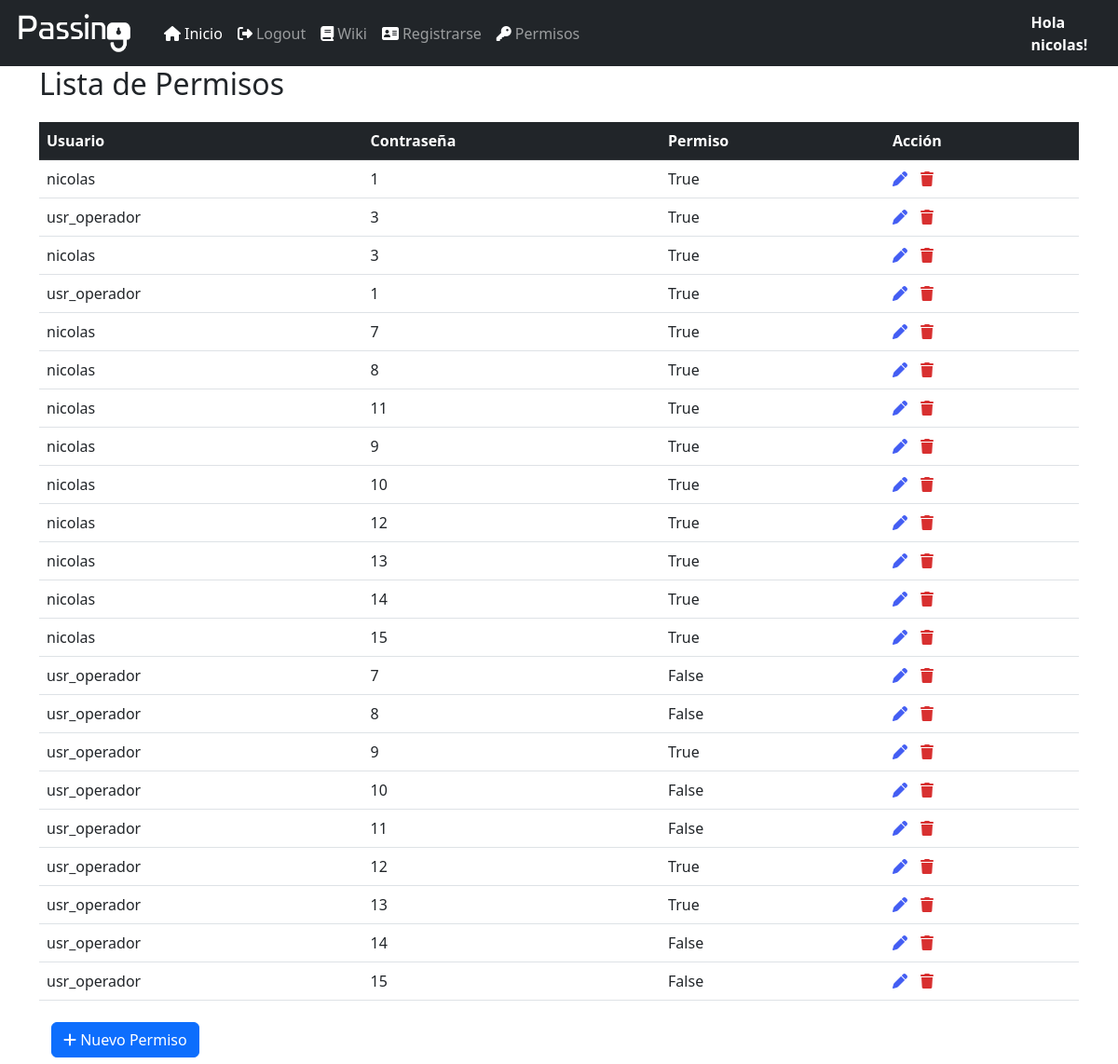
Before: /perm/permissionlist (signed in) with the older database file.
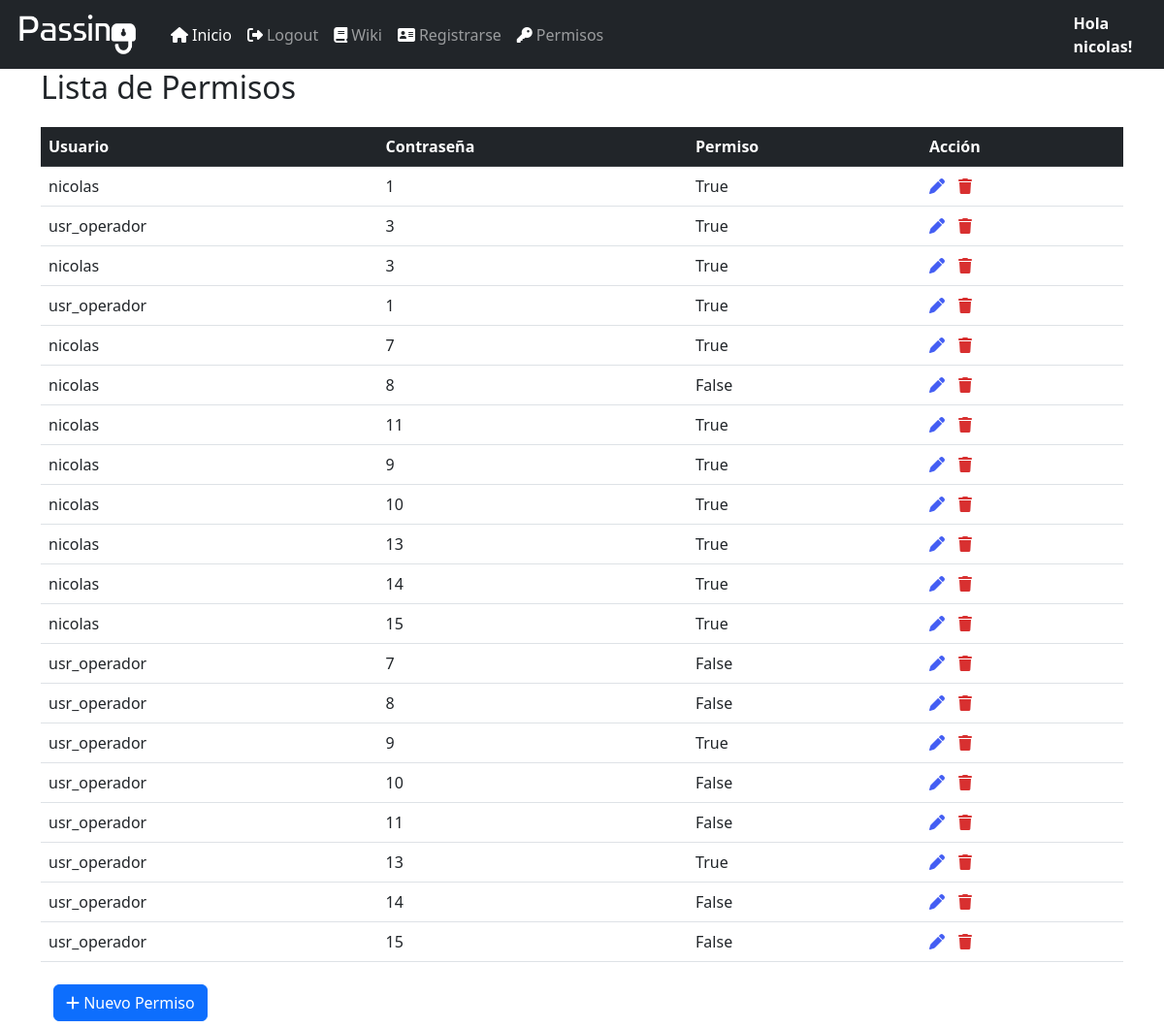
After: the same page with the newer database file.
### permission/models.py (models this page shows, shortened)
class ContraPermission(models.Model):
    user_id = models.ForeignKey(CustomUser, on_delete=models.CASCADE)
    contra_id = models.ForeignKey(Contrasena, on_delete=models.CASCADE)
    permission = models.CharField(max_length=20, null=True)
    perm_active = models.BooleanField(default = True)
    created = models.DateTimeField(auto_now=True)
    updated = models.DateTimeField(auto_now_add=True)

### login/models.py (models this page shows)
class CustomUser(AbstractUser):
    avatar = models.ImageField(blank=True, null=True, upload_to='static/')
    position = models.CharField(max_length=80,null=True)

### passbase/models.py (models this page shows, shortened)
class Contrasena(models.Model):
    nombre_contra = models.CharField(max_length=50, unique=True)
    seccion = models.ForeignKey(SeccionContra, on_delete=models.CASCADE)
    link = models.CharField(max_length=265)
    usuario = models.CharField(max_length=60)
    contraseña = models.CharField(max_length=60)
    actualizacion= models.IntegerField(default=30) #la contraseña pedirá cambio cada x dias de este campo
    info = models.CharField(max_length=260)
    active = models.BooleanField(default=True)
    created = models.DateTimeField(auto_now=True)
    updated = models.DateTimeField(auto_now_add=True)
    def __str__(self):
        return str(self.id)

### permission/views.py (the view)
# urls.py: path('permissionlist',PermissionListView.as_view(), name='permissionlist'),
@method_decorator(user_passes_test(is_administrator), name='dispatch') #no permite ingreso si no es superuser
class PermissionListView(ListView):
    model = ContraPermission
    template_name = 'listpermission.html'
    def get_context_data(self, **kwargs):
        context = super().get_context_data(**kwargs)
        context['title'] = 'Lista de Permisos'
        return context
    def get_queryset(self):
        return ContraPermission.objects.all()

### permission/views.py (called while the page is built)
def is_administrator(user):
    return user.is_superuser

### templates/listpermission.html (shortened to what this page needs)
<!DOCTYPE html>
{% extends 'base.html'%}
{% load static %}
{% block head %}
<link rel="stylesheet" href="{% static 'lib/datatables-1.13.1/css/dataTables.bootstrap5.min.css' %}"/>
<link rel="stylesheet" href="{% static 'lib/datatables-1.13.1/plugins/responsive-2.4.0/css/responsive.bootstrap5.min.css' %}"/>
{% endblock %}
{% block content %}
<div class="container" style="height: 60px;">
    <h2>{{title}}</h2>
</div>
    <div class="container">
            <table class="table" id="data">
                <thead class="table-dark">
                    <tr >
                        <th scope="col">Usuario</th>
                        <th scope="col">Contraseña</th>
                        <th scope="col">Permiso</th>
                        <th scope="col">Acción</th>
                    </tr>
                </thead>
                <tbody>
                    {% for perm in object_list %}
                    <tr>
                        <td>{{ perm.user_id }}</td>
                        <td>{{ perm.contra_id }}</td>
                        <td>{{ perm.permission }}</td>
                        <td> <a href=" # "<i class="fas fa-pen" style="margin-right:10px; text-decoration-line: None;color: rgb(68, 94, 243);"></i></a>
                            <a href=" # "<i class="fas fa-trash" style="margin-right:10px; text-decoration-line: None; color: rgb(216, 48, 48);"></i></a>
                            </td>
                    </tr>
                </tbody>
                    {% endfor %}
            </table>
            <div>
                <button class="btn">
                    <a class="btn btn-primary btn-flat" href = "#">
                    <i class="fas fa-plus"></i> Nuevo Permiso </a>
                </button>
            </div>
    </div>
{% endblock %}

Changed rows visible on the page:
removed ContraPermission: user_id "nicolas", contra_id "12", permission "True"
removed ContraPermission: user_id "usr_operador", contra_id "12", permission "True"
changed ContraPermission (number 6 of 20 on the later page): permission "True" → "False"
